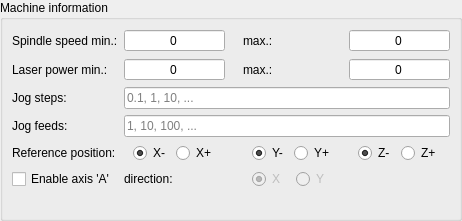
           <widget class="QWidget" name="pageMachine">
            <layout class="QVBoxLayout" name="verticalLayout_12">
             <property name="leftMargin">
              <number>0</number>
             </property>
             <property name="topMargin">
              <number>0</number>
             </property>
             <property name="rightMargin">
              <number>0</number>
             </property>
             <property name="bottomMargin">
              <number>0</number>
             </property>
             <item>
              <widget class="QGroupBox" name="grpGRBL">
               <property name="title">
                <string>Machine information</string>
               </property>
               <layout class="QVBoxLayout" name="verticalLayout_5">
                <item>
                 <layout class="QGridLayout" name="gridLayout_2" columnstretch="0,0,0,0,0">
                  <item row="1" column="2">
                   <spacer name="horizontalSpacer_6">
                    <property name="orientation">
                     <enum>Qt::Horizontal</enum>
                    </property>
                    <property name="sizeType">
                     <enum>QSizePolicy::Fixed</enum>
                    </property>
                    <property name="sizeHint" stdset="0">
                     <size>
                      <width>6</width>
                      <height>20</height>
                     </size>
                    </property>
                   </spacer>
                  </item>
                  <item row="3" column="1" colspan="4">
                   <widget class="QLineEdit" name="txtJogSteps">
                    <property name="text">
                     <string/>
                    </property>
                    <property name="placeholderText">
                     <string>0.1, 1, 10, ...</string>
                    </property>
                   </widget>
                  </item>
                  <item row="2" column="0">
                   <widget class="QLabel" name="label_18">
                    <property name="text">
                     <string>Laser power min.:</string>
                    </property>
                   </widget>
                  </item>
                  <item row="1" column="0">
                   <widget class="QLabel" name="label_12">
                    <property name="text">
                     <string>Spindle speed min.:</string>
                    </property>
                   </widget>
                  </item>
                  <item row="5" column="3">
                   <widget class="QWidget" name="widget_2" native="true">
                    <layout class="QHBoxLayout" name="horizontalLayout_8">
                     <property name="topMargin">
                      <number>0</number>
                     </property>
                     <property name="bottomMargin">
                      <number>0</number>
                     </property>
                     <item>
                      <widget class="QRadioButton" name="radReferenceYMinus">
                       <property name="text">
                        <string>Y-</string>
                       </property>
                       <property name="checked">
                        <bool>true</bool>
                       </property>
                      </widget>
                     </item>
                     <item>
                      <widget class="QRadioButton" name="radReferenceYPlus">
                       <property name="text">
                        <string>Y+</string>
                       </property>
                      </widget>
                     </item>
                    </layout>
                   </widget>
                  </item>
                  <item row="1" column="3">
                   <widget class="QLabel" name="label_13">
                    <property name="text">
                     <string>max.:</string>
                    </property>
                   </widget>
                  </item>
                  <item row="5" column="1">
                   <widget class="QWidget" name="widget_3" native="true">
                    <layout class="QHBoxLayout" name="horizontalLayout_9">
                     <property name="topMargin">
                      <number>0</number>
                     </property>
                     <property name="bottomMargin">
                      <number>0</number>
                     </property>
                     <item>
                      <widget class="QRadioButton" name="radReferenceXMinus">
                       <property name="text">
                        <string>X-</string>
                       </property>
                       <property name="checked">
                        <bool>true</bool>
                       </property>
                      </widget>
                     </item>
                     <item>
                      <widget class="QRadioButton" name="radReferenceXPlus">
                       <property name="text">
                        <string>X+</string>
                       </property>
                      </widget>
                     </item>
                    </layout>
                   </widget>
                  </item>
                  <item row="3" column="0">
                   <widget class="QLabel" name="label_9">
                    <property name="text">
                     <string>Jog steps:</string>
                    </property>
                   </widget>
                  </item>
                  <item row="1" column="1">
                   <widget class="QSpinBox" name="txtSpindleSpeedMin">
                    <property name="font">
                     <font>
                      <pointsize>9</pointsize>
                     </font>
                    </property>
                    <property name="alignment">
                     <set>Qt::AlignCenter</set>
                    </property>
                    <property name="buttonSymbols">
                     <enum>QAbstractSpinBox::NoButtons</enum>
                    </property>
                    <property name="maximum">
                     <number>99999</number>
                    </property>
                   </widget>
                  </item>
                  <item row="4" column="1" colspan="4">
                   <widget class="QLineEdit" name="txtJogFeeds">
                    <property name="placeholderText">
                     <string>1, 10, 100, ...</string>
                    </property>
                   </widget>
                  </item>
                  <item row="5" column="4">
                   <widget class="QWidget" name="widget" native="true">
                    <layout class="QHBoxLayout" name="horizontalLayout_5">
                     <property name="topMargin">
                      <number>0</number>
                     </property>
                     <property name="bottomMargin">
                      <number>0</number>
                     </property>
                     <item>
                      <widget class="QRadioButton" name="radReferenceZMinus">
                       <property name="text">
                        <string>Z-</string>
                       </property>
                       <property name="checked">
                        <bool>true</bool>
                       </property>
                      </widget>
                     </item>
                     <item>
                      <widget class="QRadioButton" name="radReferenceZPlus">
                       <property name="text">
                        <string>Z+</string>
                       </property>
                      </widget>
                     </item>
                    </layout>
                   </widget>
                  </item>
                  <item row="5" column="0">
                   <widget class="QLabel" name="label_29">
                    <property name="text">
                     <string>Reference position:</string>
                    </property>
                   </widget>
                  </item>
                  <item row="2" column="3">
                   <widget class="QLabel" name="label_35">
                    <property name="text">
                     <string>max.:</string>
                    </property>
                   </widget>
                  </item>
                  <item row="4" column="0">
                   <widget class="QLabel" name="label_10">
                    <property name="text">
                     <string>Jog feeds:</string>
                    </property>
                   </widget>
                  </item>
                  <item row="2" column="1">
                   <widget class="QSpinBox" name="txtLaserPowerMin">
                    <property name="font">
                     <font>
                      <pointsize>9</pointsize>
                     </font>
                    </property>
                    <property name="alignment">
                     <set>Qt::AlignCenter</set>
                    </property>
                    <property name="buttonSymbols">
                     <enum>QAbstractSpinBox::NoButtons</enum>
                    </property>
                    <property name="maximum">
                     <number>99999</number>
                    </property>
                   </widget>
                  </item>
                  <item row="1" column="4">
                   <widget class="QSpinBox" name="txtSpindleSpeedMax">
                    <property name="font">
                     <font>
                      <pointsize>9</pointsize>
                     </font>
                    </property>
                    <property name="alignment">
                     <set>Qt::AlignCenter</set>
                    </property>
                    <property name="buttonSymbols">
                     <enum>QAbstractSpinBox::NoButtons</enum>
                    </property>
                    <property name="maximum">
                     <number>99999</number>
                    </property>
                   </widget>
                  </item>
                  <item row="2" column="4">
                   <widget class="QSpinBox" name="txtLaserPowerMax">
                    <property name="font">
                     <font>
                      <pointsize>9</pointsize>
                     </font>
                    </property>
                    <property name="alignment">
                     <set>Qt::AlignCenter</set>
                    </property>
                    <property name="buttonSymbols">
                     <enum>QAbstractSpinBox::NoButtons</enum>
                    </property>
                    <property name="maximum">
                     <number>99999</number>
                    </property>
                   </widget>
                  </item>
                  <item row="6" column="0">
                   <widget class="QCheckBox" name="chkAxisA">
                    <property name="text">
                     <string>Enable axis 'A'</string>
                    </property>
                   </widget>
                  </item>
                  <item row="6" column="3">
                   <widget class="QWidget" name="widget_4" native="true">
                    <property name="enabled">
                     <bool>false</bool>
                    </property>
                    <layout class="QHBoxLayout" name="horizontalLayout_13">
                     <property name="topMargin">
                      <number>0</number>
                     </property>
                     <property name="bottomMargin">
                      <number>0</number>
                     </property>
                     <item>
                      <widget class="QRadioButton" name="radAxisAX">
                       <property name="text">
                        <string>X</string>
                       </property>
                       <property name="checked">
                        <bool>true</bool>
                       </property>
                      </widget>
                     </item>
                     <item>
                      <widget class="QRadioButton" name="radAxisAY">
                       <property name="text">
                        <string>Y</string>
                       </property>
                      </widget>
                     </item>
                    </layout>
                   </widget>
                  </item>
                  <item row="6" column="1">
                   <widget class="QLabel" name="label_8">
                    <property name="text">
                     <string>direction:</string>
                    </property>
                   </widget>
                  </item>
                 </layout>
                </item>
                <item>
                 <layout class="QHBoxLayout" name="horizontalLayout_2">
                  <item>
                   <spacer name="horizontalSpacer_3">
                    <property name="orientation">
                     <enum>Qt::Horizontal</enum>
                    </property>
                    <property name="sizeHint" stdset="0">
                     <size>
                      <width>40</width>
                      <height>20</height>
                     </size>
                    </property>
                   </spacer>
                  </item>
                 </layout>
                </item>
               </layout>
              </widget>
             </item>
             <item>
              <spacer name="verticalSpacer_3">
               <property name="orientation">
                <enum>Qt::Vertical</enum>
               </property>
               <property name="sizeHint" stdset="0">
                <size>
                 <width>0</width>
                 <height>0</height>
                </size>
               </property>
              </spacer>
             </item>
            </layout>
           </widget>
